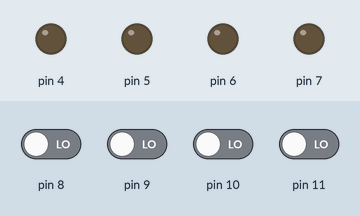
Bench run of a sketch on a simulated Arduino Uno, built with avr-gcc and run on an emulated ATmega328P. On the bench: output pins drawn as LEDs (lit = HIGH). The test bench sets the inputs (shaded band); at power-on: pin 8–11 LOW.

Above: at 1.2 s.
1.3 s: pin 8 driven HIGH
At 2.5 s:
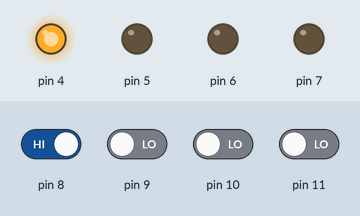
2.8 s: pin 9 driven HIGH
At 3.8 s:
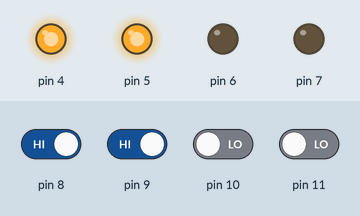
4.3 s: pin 10 driven HIGH
At 4.9 s:
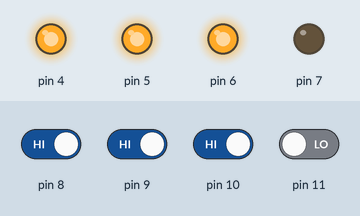
5.8 s: pin 11 driven HIGH
At 6.1 s:
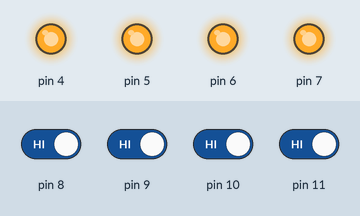
7.3 s: pin 8 driven LOW
At 8.4 s:
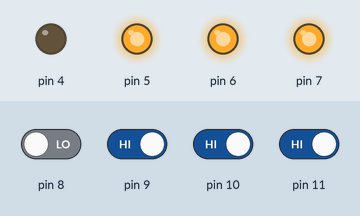
8.8 s: pin 9 driven LOW
At 9.5 s:
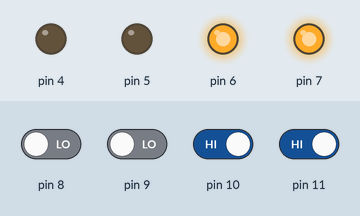
Timing chart, 0 to 11.3 s (numbered marks = the images above; inputs shaded):
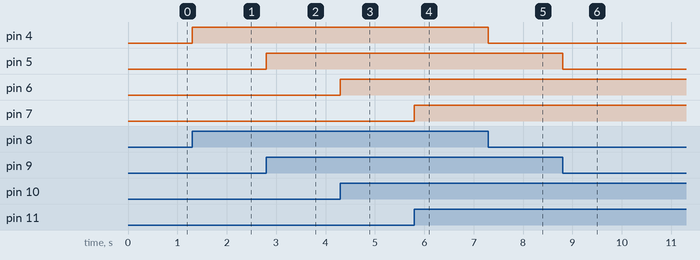

The sketch:

BareMetalCode.ino
```cpp
#include <Arduino.h>
void setup()
{
DDRD = DDRD | 0xF0; // digital pins 4-7 map to register D,
                    // bits 4-7. 0xF0 = 0b1111 0000 where
                    // a 1 defines the pin as output. Using
                    // the bitwise OR (|) allows the remaining
                    // bits to be unaffected and avoid
                    // unwanted operation and only set
                    // the 4 pins we want. You could write
                    // DDRD = 0xnn, (where n is any hex digit)
                    // but there is no way of knowing how
                    // the other bits will be affected.
                    // It may do nothing, it may not.

DDRB = DDRB & 0xF0; // digital pins 8-11 map to register B0-3.
                    // Using 0xF0 again, but now 0 is an input.
                    // We use bitwise AND (&) to leave
                    // the remaining bits in the register alone.
}
void loop()
{
PORTD = PINB << 4; // write the status of the switches on
                   // PINB to the LEDs on PORTD, but bit
                   // shifted left by 4 bits. So RB3-0 map
                   // to RD7-4.
}
```

Measured:
- after the input at 1.3 s, pin 4: LOW → HIGH at once
- after the input at 2.8 s, pin 5: LOW → HIGH at once
- after the input at 4.3 s, pin 6: LOW → HIGH at once
- after the input at 5.8 s, pin 7: LOW → HIGH at once
- after the input at 7.3 s, pin 4: HIGH → LOW at once
- after the input at 8.8 s, pin 5: HIGH → LOW at once
